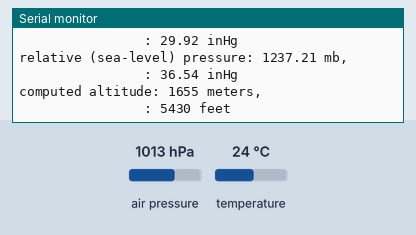
Simulated run of this sketch. Board: Arduino Uno, built with avr-gcc and run on an emulated ATmega328P. On the bench: the last lines printed to the serial monitor. The inputs (shaded band) are chosen by the test bench; at power-on: air pressure 1013 hPa, temperature 24 °C.

Above: at 2.1 s.
2.2 s: air pressure set to 952 hPa
At 3.7 s:
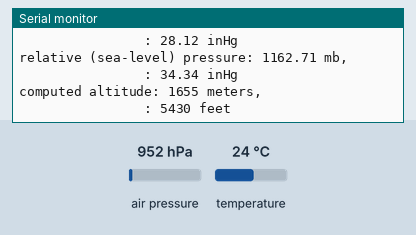
4.0 s: temperature set to 12 °C
5.8 s: air pressure set to 1000 hPa
At 7.1 s:
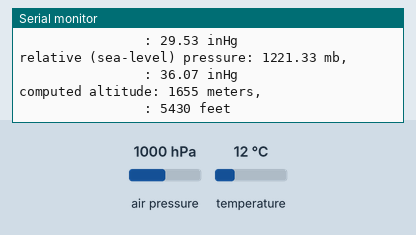
Timing chart, 0 to 8.8 s (numbered marks = the images above; inputs shaded):
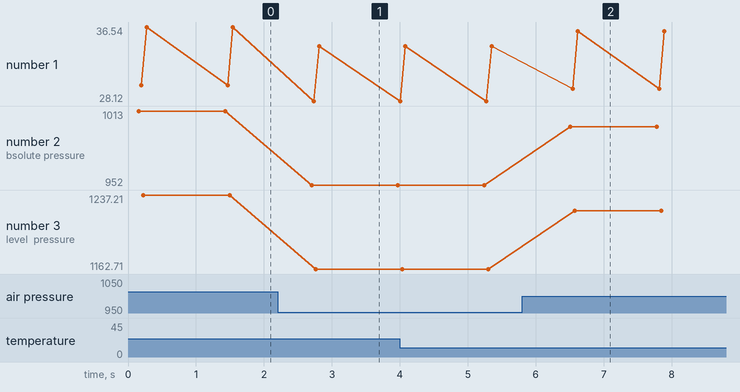

Measured:
- after the input at 2.2 s, the serial monitor: prints a new line after 0.50 s (image 1)
- after the input at 5.8 s, the serial monitor: prints a new line after 0.71 s (image 2)
- plotted number 1: 36.54 → 34.34 after the input at 2.2 s, 34.34 → 36.07 after the input at 5.8 s
- plotted number 2: 1013 → 952 after the input at 2.2 s, 952 → 1000 after the input at 5.8 s
- plotted number 3: 1237.21 → 1162.71 after the input at 2.2 s, 1162.71 → 1221.33 after the input at 5.8 s

The sketch:

Arduino-BMP180.ino
```cpp
//import all required libraries
#include <SFE_BMP180.h>
#include <Wire.h>

// You will need to create an SFE_BMP180 object, here called "pressure":

SFE_BMP180 pressure;

#define ALTITUDE 1655.0 // Altitude of SparkFun's HQ in Boulder, CO. in meters

void setup()
{
  Serial.begin(9600);
  Serial.println("MICRODIGISOFT");

  // Initialize the sensor (it is important to get calibration values stored on the device).

  if (pressure.begin())
    Serial.println("BMP180 Sensor");
  else
  {


    Serial.println("BMP180 init fail\n\n");
    while(1); // Pause forever.
  }
}

void loop()
{
  char status;
  double T,P,p0,a;

  Serial.println();
  Serial.print("provided altitude: ");
  Serial.print(ALTITUDE,0);
  Serial.println(" meters, ");
  Serial.print("                : ");
  Serial.print(ALTITUDE*3.28084,0);
  Serial.println(" feet");


  status = pressure.startTemperature();
  if (status != 0)
  {
    // Wait for the measurement to complete:
    delay(status);


    status = pressure.getTemperature(T);
    if (status != 0)
    {
      // Print out the measurement:
      Serial.print("temperature: ");
      Serial.print(T,2);
      Serial.println(" deg C, ");
      Serial.print("                : ");
      Serial.print((9.0/5.0)*T+32.0,2);
      Serial.println(" deg F");


      status = pressure.startPressure(3);
      if (status != 0)
      {
        // Wait for the measurement to complete:
        delay(status);


        status = pressure.getPressure(P,T);
        if (status != 0)
        {
          // Print out the measurement:
          Serial.print("absolute pressure: ");
          Serial.print(P,2);
          Serial.println(" mb, ");
          Serial.print("                : ");
          Serial.print(P*0.0295333727,2);
          Serial.println(" inHg");


          p0 = pressure.sealevel(P,ALTITUDE); // we're at 1655 meters (Boulder, CO)
          Serial.print("relative (sea-level) pressure: ");
          Serial.print(p0,2);
          Serial.println(" mb, ");
          Serial.print("                : ");
          Serial.print(p0*0.0295333727,2);
          Serial.println(" inHg");

         a = pressure.altitude(P,p0);
          Serial.print("computed altitude: ");
          Serial.print(a,0);
          Serial.println(" meters, ");
          Serial.print("                : ");
          Serial.print(a*3.28084,0);
          Serial.println(" feet");
        }
        else Serial.println("error retrieving pressure measurement\n");
      }
      else Serial.println("error starting pressure measurement\n");
    }
    else Serial.println("error retrieving temperature measurement\n");
  }
  else Serial.println("error starting temperature measurement\n");

  delay(1000);  // Pause for 1 seconds.
}
```
